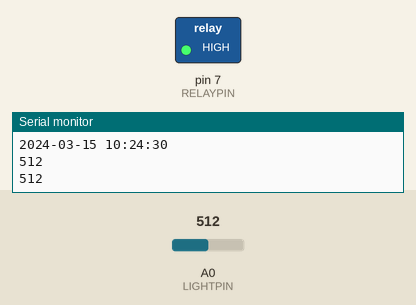
Recording of a sketch running on a simulated Arduino Uno, built with avr-gcc and run on an emulated ATmega328P. Parts: switched loads named in the sketch (green lamp = pin HIGH), the last lines printed to the serial monitor. The test bench sets the inputs (shaded band); at power-on: A0 (LIGHTPIN) = 512. The local clock reads 2024-03-15 10:24:30 at power-on unless the sketch sets it.

Above: at 10.8 s.
10.9 s: A0 (LIGHTPIN) set to 795
21.2 s: A0 (LIGHTPIN) set to 822
At 30.6 s:
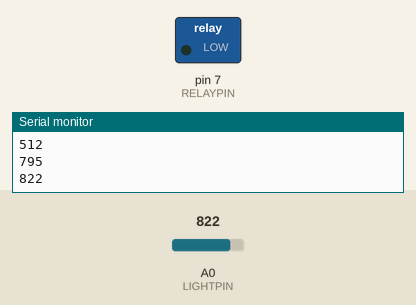
31.5 s: A0 (LIGHTPIN) set to 758
41.5 s: A0 (LIGHTPIN) set to 735
At 50.8 s:
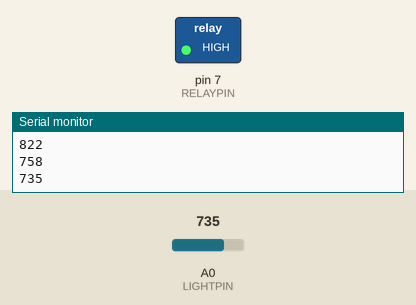
51.5 s: A0 (LIGHTPIN) set to 820
At 60.8 s:
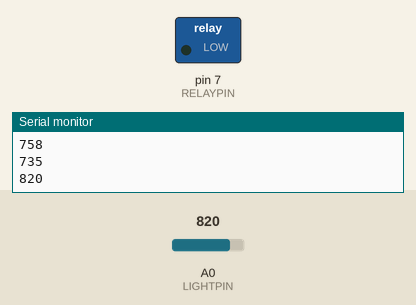
Timing chart, 0 to 62.3 s (numbered marks = the images above; inputs shaded):
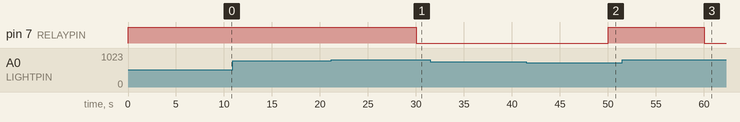

The sketch:

ArduinoPlantLight.ino
```cpp
#include <DS3231.h>
#include <Wire.h>
#include <time.h>

DS3231 rtc;
uint8_t LIGHTPIN = A0;
uint8_t RELAYPIN = 7;
uint8_t relayState = LOW;

String setLeadingZero(int value) {
  if (value < 10) {
    return 0 + String(value);
  }
  return String(value);
}

void setRelay(uint8_t value) {
  digitalWrite(RELAYPIN, value);
  relayState = value;
}

void setup() {
	Serial.begin(9600);
	Wire.begin();

  pinMode(RELAYPIN, OUTPUT);
  pinMode(LIGHTPIN, INPUT);

  const DateTime dnow = RTClib::now();
  Serial.print(dnow.year());
  Serial.print("-");
  Serial.print(setLeadingZero(dnow.month()));
  Serial.print("-");
  Serial.print(setLeadingZero(dnow.day()));
  Serial.print(" ");
  Serial.print(setLeadingZero(dnow.hour()));
  Serial.print(":");
  Serial.print(setLeadingZero(dnow.minute()));
  Serial.print(":");
  Serial.println(setLeadingZero(dnow.second()));
}

void loop() {
  const int light = analogRead(LIGHTPIN);
  Serial.println(light);
  const DateTime d = RTClib::now();

  if (relayState == HIGH) {
    if (d.hour() < 6 || d.hour() > 20 || light > 810) {
      setRelay(LOW);
    }
  }

  if (relayState == LOW) {
    if (d.hour() > 6 && d.hour() < 20 && light < 750) {
      setRelay(HIGH);
    }
  }

  delay(10000);
}
```

Measured:
- the behaviour switches between 810 and 811 on A0 (LIGHTPIN) (found by bisection; images 0 and 1)
- the behaviour switches between 750 and 749 on A0 (LIGHTPIN) (found by bisection; images 1 and 2)
- after the input at 21.2 s, pin 7 (RELAYPIN): HIGH → LOW after 8.8 s
- after the input at 41.5 s, pin 7 (RELAYPIN): LOW → HIGH after 8.5 s
- after the input at 51.5 s, pin 7 (RELAYPIN): HIGH → LOW after 8.5 s
